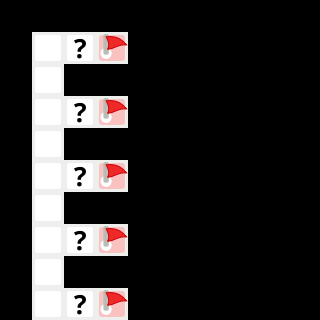

Tiled map render using the project's own tile images. Description and the whole map definition, tile-layer contents included, below:
An orthogonal 10x10 tile map with 32x32 px tiles, 1 tile layer (Calque de Tuiles 1).

<map version="1.5" tiledversion="1.7.0" orientation="orthogonal" renderorder="right-down" width="10" height="10" tilewidth="32" tileheight="32" infinite="0" nextlayerid="4" nextobjectid="2">
 <editorsettings>
  <export target="lvl6.csv" format="csv" />
 </editorsettings>
 <tileset firstgid="1" source="vbot_tilemap.tsx" />
 <layer id="1" name="Calque de Tuiles 1" width="10" height="10">
  <data encoding="csv">
4,4,4,4,4,4,4,4,4,4,
4,1,5,2,4,4,4,4,4,4,
4,1,4,4,4,4,4,4,4,4,
4,1,5,2,4,4,4,4,4,4,
4,1,4,4,4,4,4,4,4,4,
4,1,5,2,4,4,4,4,4,4,
4,1,4,4,4,4,4,4,4,4,
4,1,5,2,4,4,4,4,4,4,
4,1,4,4,4,4,4,4,4,4,
4,1,5,2,4,4,4,4,4,4
</data>
 </layer>
</map>
